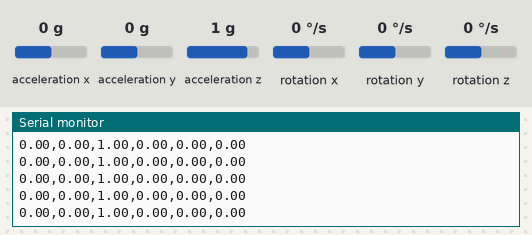
A sketch run on a simulated Arduino Uno, built with avr-gcc and run on an emulated ATmega328P. On the bench: the last lines printed to the serial monitor. The inputs (shaded band) are chosen by the test bench; at power-on: acceleration z 1 g, rotation x 0 °/s, acceleration x 0 g, acceleration y 0 g, rotation y 0 °/s, rotation z 0 °/s.

Above: at 3.2 s.
3.3 s: acceleration z set to -1.4 g
At 4.0 s:
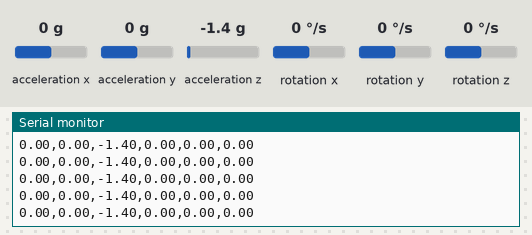
6.3 s: rotation x set to 100 °/s
At 7.3 s:
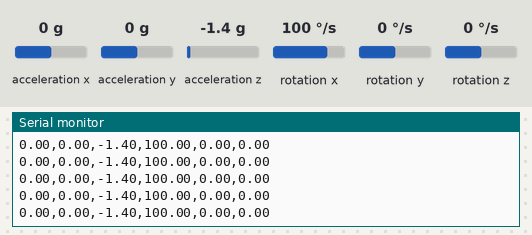
9.3 s: acceleration x set to -1.4 g
At 10.2 s:
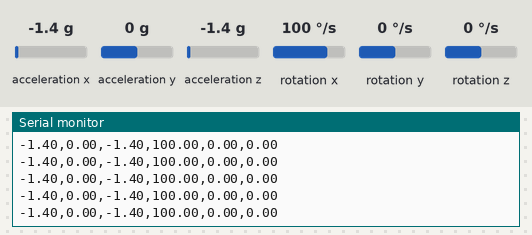
10.8 s: acceleration z set to 0 g
At 11.4 s:
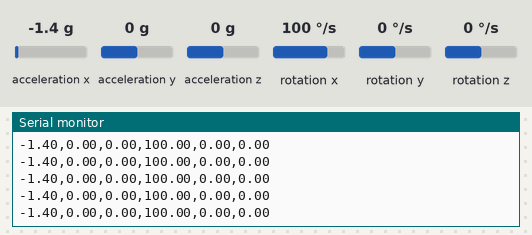
13.8 s: acceleration y set to -1.4 g
At 14.7 s:
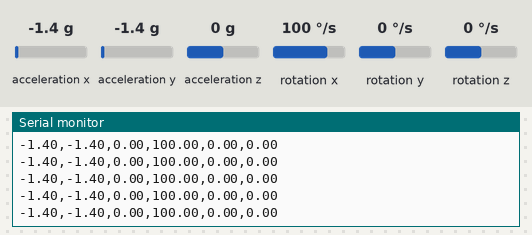
15.3 s: acceleration y set to 0 g
At 16.0 s:
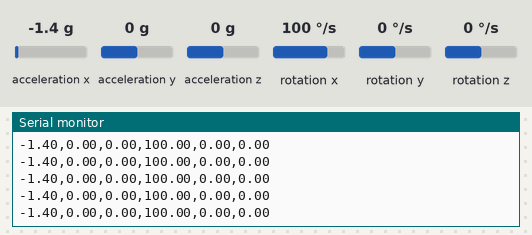
Timing chart, 0 to 18.3 s (numbered marks = the images above; inputs shaded):
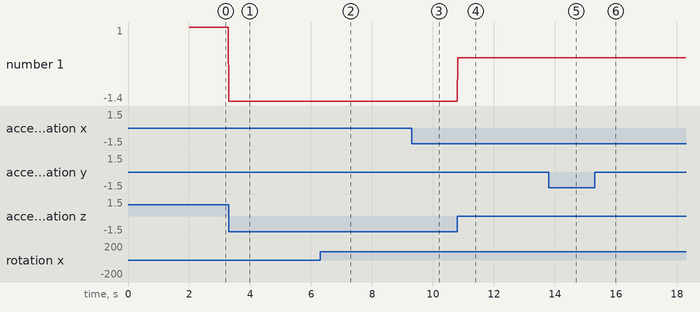

The sketch:

drum.ino
```cpp
#include <Wire.h>
#include <MPU6050_light.h>

MPU6050 mpu(Wire);

void setup() {
  Serial.begin(115200);
  Wire.begin();

  byte status = mpu.begin();

  if (status != 0) {
    Serial.println("MPU6050_ERROR");
    while (1);
  }

  delay(1000);
  mpu.calcOffsets();

  Serial.println("READY");
}

void loop() {
  mpu.update();

  Serial.print(mpu.getAccX());
  Serial.print(",");
  Serial.print(mpu.getAccY());
  Serial.print(",");
  Serial.print(mpu.getAccZ());
  Serial.print(",");
  Serial.print(mpu.getGyroX());
  Serial.print(",");
  Serial.print(mpu.getGyroY());
  Serial.print(",");
  Serial.println(mpu.getGyroZ());

  delay(10);
}
```

Measured:
- after the input at 3.3 s, the serial monitor: prints a new line at once (image 1)
- after the input at 6.3 s, the serial monitor: prints a new line at once (image 2)
- after the input at 9.3 s, the serial monitor: prints a new line at once (image 3)
- after the input at 10.8 s, the serial monitor: prints a new line at once (image 4)
- after the input at 13.8 s, the serial monitor: prints a new line at once (image 5)
- plotted number 1: 1 → -1.4 after the input at 3.3 s
